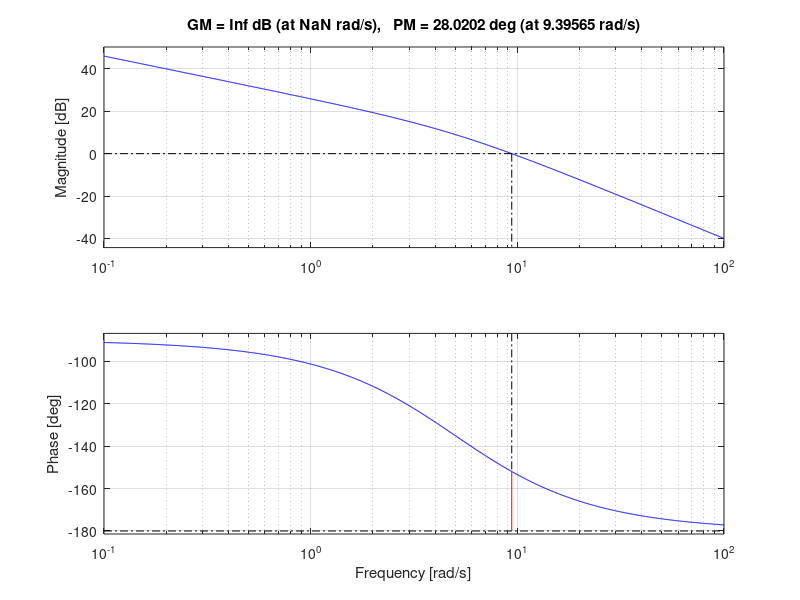
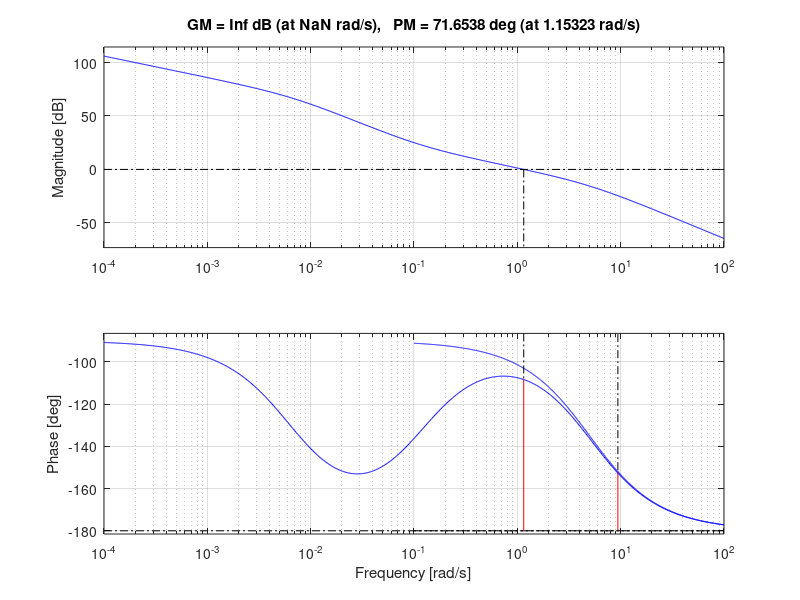

These charts were generated, in order, by the following MATLAB code:
clear all, close all, clc

s=tf('s');

G=10/s/(s+5);

kc=10;
psi=0.7;

Phi_des=100*psi;

LA1=kc*G;

figure, margin(LA1)

Phi=(Phi_des+7)-180

wcg=1.15 %1.15 %de la grafica

A=-24.6 % negativo curva debe bajar

alpha=10^(A/20)

T=10/alpha/wcg

K=kc*(alpha*T*s+1)/(T*s+1)

LA=K*G;
LC=feedback(LA,1);
damp(LC)

figure, margin(LA1)
hold on
margin(LA)











